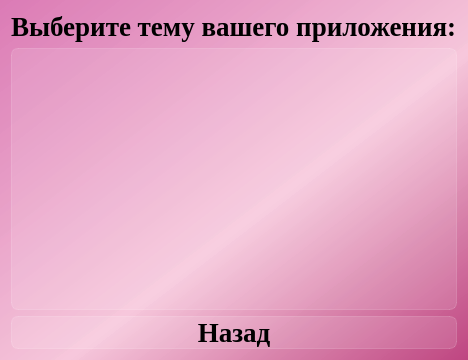
<?xml version="1.0" encoding="UTF-8"?>
<ui version="4.0">
 <class>Dialog_choose_theme</class>
 <widget class="QDialog" name="Dialog_choose_theme">
  <property name="geometry">
   <rect>
    <x>0</x>
    <y>0</y>
    <width>354</width>
    <height>360</height>
   </rect>
  </property>
  <property name="windowTitle">
   <string>Темы приложения</string>
  </property>
  <property name="styleSheet">
   <string notr="true">background-color: qlineargradient(spread:pad, x1:1, y1:1, x2:0, y2:0, stop:0 rgba(190, 69, 128, 255), stop:0.427447 rgba(246, 199, 219, 235), stop:1 rgba(219, 123, 181, 255));
font-family: Liberation Serif;</string>
  </property>
  <layout class="QVBoxLayout" name="verticalLayout">
   <item>
    <widget class="QLabel" name="label_choose_theme">
     <property name="styleSheet">
      <string notr="true">text-align: center;
font-weight: bold;
font-size: 20pt;
background-color: none;</string>
     </property>
     <property name="text">
      <string>Выберите тему вашего приложения:</string>
     </property>
     <property name="wordWrap">
      <bool>false</bool>
     </property>
    </widget>
   </item>
   <item>
    <widget class="QListWidget" name="listWidget_list_of_themes">
     <property name="styleSheet">
      <string notr="true">QListView {
font-weight: bold;
font-size: 20pt;
background-color: rgba(255, 255, 255, 30);
border: 1px solid rgba(255, 255, 255, 40);
border-radius: 7px;
}

QListView::item:selected {
border: none;
color: rgb(255, 255, 255);
background-color: rgba(255, 255, 255, 50);
}</string>
     </property>
    </widget>
   </item>
   <item>
    <widget class="QPushButton" name="pushButton_back">
     <property name="styleSheet">
      <string notr="true">QPushButton {
font-weight: bold;
font-size: 20pt;
text-align: center;
background-color: rgba(255, 255, 255, 30);
border: 1px solid rgba(255, 255, 255, 40);
border-radius: 7px;
}

QPushButton:hover {
background-color: rgba(255, 255, 255, 40);
}
QPushButton:pressed {
background-color: rgba(255, 255, 255, 70);
}</string>
     </property>
     <property name="text">
      <string>Назад</string>
     </property>
    </widget>
   </item>
  </layout>
 </widget>
 <resources/>
 <connections/>
</ui>
